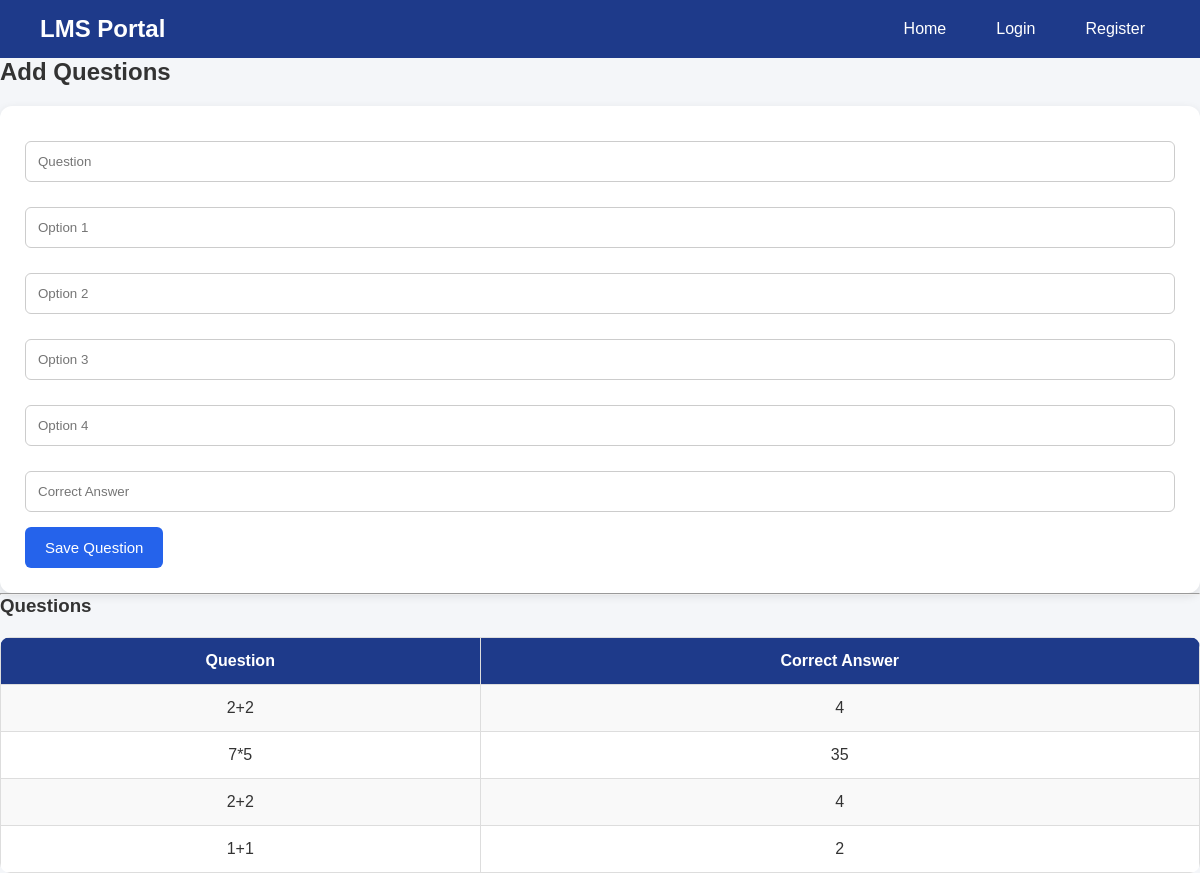
Page /add_question/1 on the committed database.
### tables this page shows
CREATE TABLE questions(
    id INTEGER PRIMARY KEY AUTOINCREMENT,
    quiz_id INTEGER,
    question TEXT,
    option1 TEXT,
    option2 TEXT,
    option3 TEXT,
    option4 TEXT,
    correct_answer TEXT
);

### app.py (the view, shortened to what this page needs)
@app.route('/add_question/<int:quiz_id>', methods=['GET', 'POST'])
def add_question(quiz_id):
    conn = sqlite3.connect(
    'database.db',
    timeout=30
)
    cursor = conn.cursor()
    cursor.execute(
        "SELECT * FROM questions WHERE quiz_id=?",
        (quiz_id,)
    )
    questions = cursor.fetchall()
    conn.close()
    return render_template(
        'add_question.html',
        quiz_id=quiz_id,
        questions=questions
    )

### templates/add_question.html
{% extends "base.html" %}
{% block content %}
<h2>Add Questions</h2>
<form method="POST">
    <input type="text"
           name="question"
           placeholder="Question"
           required>
    <input type="text"
           name="option1"
           placeholder="Option 1"
           required>
    <input type="text"
           name="option2"
           placeholder="Option 2"
           required>
    <input type="text"
           name="option3"
           placeholder="Option 3"
           required>
    <input type="text"
           name="option4"
           placeholder="Option 4"
           required>
    <input type="text"
           name="correct_answer"
           placeholder="Correct Answer"
           required>
    <button type="submit">
        Save Question
    </button>
</form>
<hr>
<h3>Questions</h3>
<table>
<tr>
    <th>Question</th>
    <th>Correct Answer</th>
</tr>
{% for q in questions %}
<tr>
    <td>{{ q[2] }}</td>
    <td>{{ q[7] }}</td>
</tr>
{% endfor %}
</table>
{% endblock %}

### static/css/style.css (style rules this page uses)
* { margin:0; padding:0; box-sizing:border-box; font-family:Arial, Helvetica, sans-serif; }
body { background:#f4f6f9; color:#333; }
form { background:white; padding:25px; border-radius:12px; box-shadow:0 3px 10px rgba(0,0,0,0.1); margin-top:20px; }
input, select { width:100%; padding:12px; margin-top:10px; margin-bottom:15px; border:1px solid #ccc; border-radius:6px; }
button { background:#2563eb; color:white; border:none; padding:12px 20px; border-radius:6px; cursor:pointer; font-size:15px; transition:0.3s; }
table { width:100%; border-collapse:collapse; background:white; margin-top:20px; border-radius:10px; overflow:hidden; }
th { background:#1e3a8a; color:white; }
th, td { padding:14px; border:1px solid #ddd; text-align:center; }
tr:nth-child(even) { background:#f9f9f9; }

### rows in the picture
questions: question "2+2", correct_answer "4"
questions: question "7*5", correct_answer "35"
questions: question "2+2", correct_answer "4"
questions: question "1+1", correct_answer "2"
